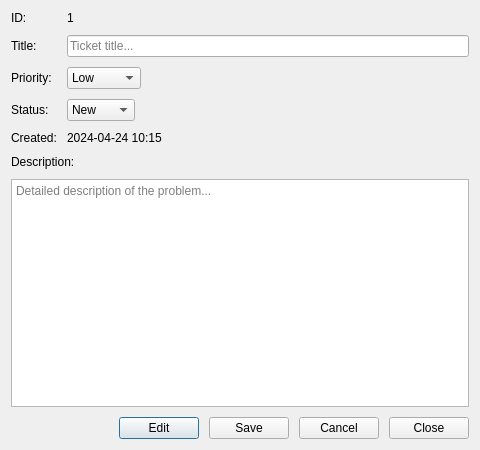
<?xml version="1.0" encoding="UTF-8"?>
<ui version="4.0">
 <class>TicketDialog</class>
 <widget class="QDialog" name="TicketDialog">
  <property name="geometry">
   <rect>
    <x>0</x>
    <y>0</y>
    <width>480</width>
    <height>450</height>
   </rect>
  </property>
  <property name="windowTitle">
   <string>Ticket Details</string>
  </property>
  <layout class="QVBoxLayout" name="verticalLayout">
   <property name="spacing">
    <number>10</number>
   </property>
   <item>
    <layout class="QFormLayout" name="formLayout">
     <property name="fieldGrowthPolicy">
      <enum>QFormLayout::ExpandingFieldsGrow</enum>
     </property>
     <item row="0" column="0">
      <widget class="QLabel" name="labelID">
       <property name="text">
        <string>ID:</string>
       </property>
      </widget>
     </item>
     <item row="0" column="1">
      <widget class="QLabel" name="valID">
       <property name="text">
        <string>1</string>
       </property>
      </widget>
     </item>
     <item row="1" column="0">
      <widget class="QLabel" name="labelTitle">
       <property name="text">
        <string>Title:</string>
       </property>
      </widget>
     </item>
     <item row="1" column="1">
      <widget class="QLineEdit" name="editTitle">
       <property name="placeholderText">
        <string>Ticket title...</string>
       </property>
      </widget>
     </item>
     <item row="2" column="0">
      <widget class="QLabel" name="labelPriority">
       <property name="text">
        <string>Priority:</string>
       </property>
      </widget>
     </item>
     <item row="2" column="1">
      <widget class="QComboBox" name="comboPriority">
       <item>
        <property name="text">
         <string>Low</string>
        </property>
       </item>
       <item>
        <property name="text">
         <string>Medium</string>
        </property>
       </item>
       <item>
        <property name="text">
         <string>High</string>
        </property>
       </item>
      </widget>
     </item>
     <item row="3" column="0">
      <widget class="QLabel" name="labelStatus">
       <property name="text">
        <string>Status:</string>
       </property>
      </widget>
     </item>
     <item row="3" column="1">
      <widget class="QComboBox" name="comboStatus">
       <item>
        <property name="text">
         <string>New</string>
        </property>
       </item>
       <item>
        <property name="text">
         <string>Open</string>
        </property>
       </item>
       <item>
        <property name="text">
         <string>Closed</string>
        </property>
       </item>
      </widget>
     </item>
     <item row="4" column="0">
      <widget class="QLabel" name="labelCreated">
       <property name="text">
        <string>Created:</string>
       </property>
      </widget>
     </item>
     <item row="4" column="1">
      <widget class="QLabel" name="valCreated">
       <property name="text">
        <string>2024-04-24 10:15</string>
       </property>
      </widget>
     </item>
    </layout>
   </item>
   <item>
    <widget class="QLabel" name="labelDesc">
     <property name="text">
      <string>Description:</string>
     </property>
    </widget>
   </item>
   <item>
    <widget class="QPlainTextEdit" name="editDescription">
     <property name="sizePolicy">
      <sizepolicy hsizetype="Expanding" vsizetype="Expanding">
       <horstretch>0</horstretch>
       <verstretch>0</verstretch>
      </sizepolicy>
     </property>
     <property name="placeholderText">
      <string>Detailed description of the problem...</string>
     </property>
    </widget>
   </item>
   <item>
    <layout class="QHBoxLayout" name="buttonLayout">
     <item>
      <spacer name="horizontalSpacer">
       <property name="orientation">
        <enum>Qt::Horizontal</enum>
       </property>
       <property name="sizeHint" stdset="0">
        <size>
         <width>40</width>
         <height>20</height>
        </size>
       </property>
      </spacer>
     </item>
     <item>
      <widget class="QPushButton" name="btnEdit">
       <property name="text">
        <string>Edit</string>
       </property>
      </widget>
     </item>
     <item>
      <widget class="QPushButton" name="btnSave">
       <property name="text">
        <string>Save</string>
       </property>
      </widget>
     </item>
     <item>
      <widget class="QPushButton" name="btnCancel">
       <property name="text">
        <string>Cancel</string>
       </property>
      </widget>
     </item>
     <item>
      <widget class="QPushButton" name="btnClose">
       <property name="text">
        <string>Close</string>
       </property>
      </widget>
     </item>
    </layout>
   </item>
  </layout>
 </widget>
 <resources/>
 <connections/>
</ui>
